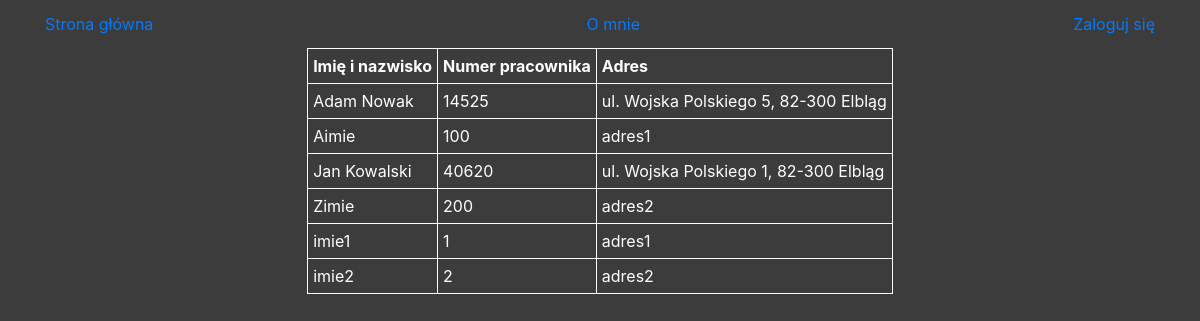
Page /list on the committed database.
### tables this page shows
CREATE TABLE employees(fullname TEXT, number TEXT, address TEXT);

### Lab13/app.py (the view)
@app.route('/list')
def list():
    conn = sql.connect("employees.db")
    cur = conn.cursor()
    conn.row_factory = sql.Row
    cur = conn.cursor()
    cur.execute('SELECT * FROM employees ORDER BY fullname')
    rows = cur.fetchall()
    return render_template('list.html', rows=rows)

### Lab13/templates/list.html (shortened to what this page needs)
{% extends "base.html" %}
{% block content %}
  <table>
      <tr>
          <th>Imię i nazwisko</th>
          <th>Numer pracownika</th>
          <th>Adres</th>
      </tr>
      {% for row in rows %}
        <tr>
            <td>{{row["fullname"]}}</td>
            <td>{{row["number"]}}</td>
            <td>{{row["address"]}}</td>
        </tr>
      {% endfor %}
  </table>
{% endblock %}

### Lab13/templates/base.html (shortened to what this page needs)
<!doctype html>
<html lang="pl">
  <head>
    <link rel="stylesheet" href="https://maxcdn.bootstrapcdn.com/bootstrap/4.0.0/css/bootstrap.min.css">
  </head>
  <body>
    <nav class="site-header sticky-top py-1">
      <div class="container d-flex flex-column flex-md-row justify-content-between">
        <a class="py-2 d-none d-md-inline-block" href="/">Strona główna</a>
        <a class="py-2 d-none d-md-inline-block" href="/about">O mnie</a>
        {% if current_user.is_authenticated %}
          <a class="py-2 d-none d-md-inline-block" href="/add">Dodaj pracownika</a>
          <a class="py-2 d-none d-md-inline-block" href="/list">Lista pracowników</a>
          <a class="py-2 d-none d-md-inline-block" href="/logout">Wyloguj się</a>
        {% else %}
          <a class="py-2 d-none d-md-inline-block" href="/login">Zaloguj się</a>
        {% endif %}
      </div>
    </nav>
    {% block content %}
    {% endblock %}
  </body>
</html>

### Lab13/templates/base.html (style rules this page uses)
body { background-color: rgb(60, 60, 60); color: white; }
table { margin: auto; }
th, td { border: 1px solid white; padding: 5px; }

### rows in the picture
employees: fullname "Adam Nowak", number "14525", address "ul. Wojska Polskiego 5, 82-300 Elbląg"
employees: fullname "Aimie", number "100", address "adres1"
employees: fullname "Jan Kowalski", number "40620", address "ul. Wojska Polskiego 1, 82-300 Elbląg"
employees: fullname "Zimie", number "200", address "adres2"
employees: fullname "imie1", number "1", address "adres1"
employees: fullname "imie2", number "2", address "adres2"
